Frame 1 (no input): blank canvas, image omitted
Frame 60 (the mouse pressed at the canvas centre just before this capture): blank canvas, image omitted
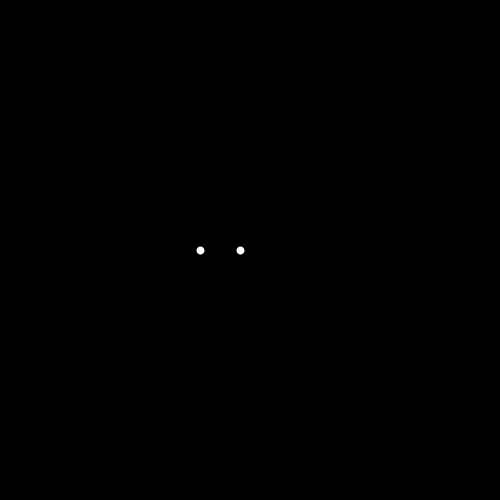
Frame 120 (the mouse held since frame 60 and released just before this capture)

The Processing sketch whose frames 1 and 60 were blank and that drew this single picture after the mouse press (run headless with seeded random() and noise(); from frame 60 on, the mouse is pressed at the canvas centre):

// Processing sketch: processing_111077
// ── processing_111077.pde

void setup(){
  size(500,500);
  rectMode(CENTER); 
  
}

void draw(){
  background(0,0,0);
  stroke(255,255,mouseX);
  strokeWeight(8);
  point(mouseX-10,mouseY);
  point(mouseX-50,250);

  println(mouseX + " " + mouseY); 
}
